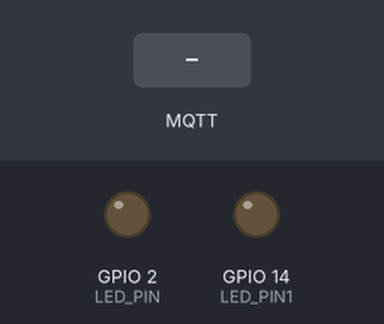
The sketch below on a simulated ESP32. On the bench: output pins drawn as LEDs (lit = HIGH). The inputs (shaded band) are chosen by the test bench. WiFi joins after 1.5 s; servers stay silent unless stated; no MQTT or app messages arrive unless stated; what the sketch prints to the serial monitor is not drawn.

Above: at 2.7 s.
2.8 s: MQTT message "on" arrives on the first subscribed topic
At 3.4 s:
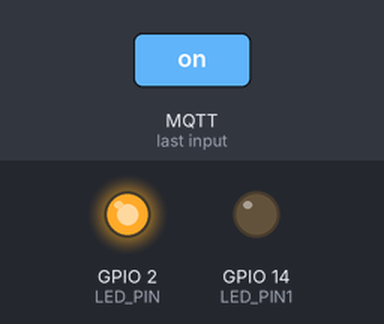
4.3 s: MQTT message "5" arrives on the first subscribed topic
At 5.5 s:
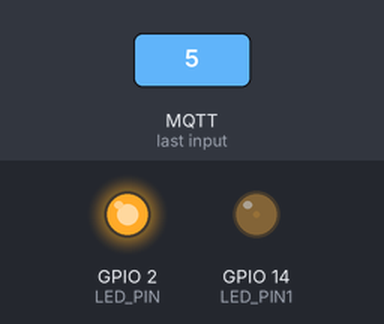
5.8 s: MQTT message "off" arrives on the first subscribed topic
At 6.8 s:
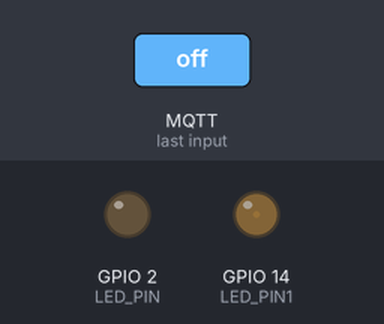
7.3 s: MQTT message "on" arrives on the second subscribed topic
At 8.0 s:
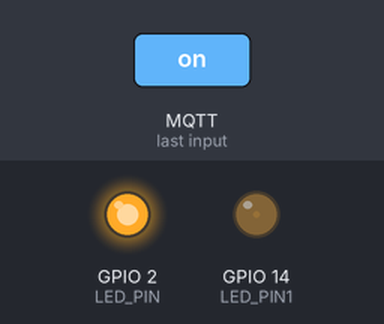
8.8 s: MQTT message "off" arrives on the second subscribed topic
At 9.1 s:
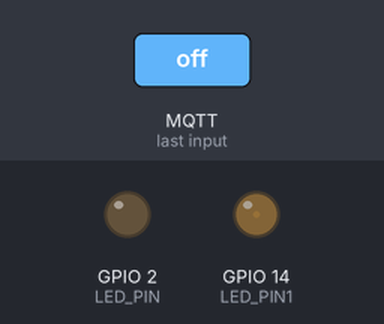
Timing chart, 0 to 11.3 s (numbered marks = the images above; inputs shaded):
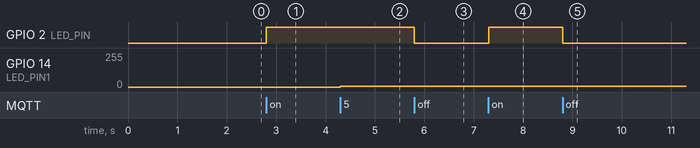

Measured:
- after the input at 2.8 s, GPIO 2 (LED_PIN): LOW → HIGH at once
- after the input at 4.3 s, GPIO 14 (LED_PIN1): 0/255 → 5/255 at once
- after the input at 5.8 s, GPIO 2 (LED_PIN): HIGH → LOW at once
- after the input at 7.3 s, GPIO 2 (LED_PIN): LOW → HIGH at once
- after the input at 8.8 s, GPIO 2 (LED_PIN): HIGH → LOW at once

The sketch:

esp32_contorl_led_with_MQTT_and_Node-Red_2.ino
```cpp
#include <WiFi.h>
#include <PubSubClient.h>

// Update these with values suitable for your network.
const char* ssid = "Idea";
const char* password = "12345678";

// Config MQTT Server
#define mqtt_server "192.168.43.54"
#define mqtt_port 1883
#define mqtt_user "TEST"
#define mqtt_password "12345"

#define LED_PIN 2
const int LED_PIN1 = 14;

WiFiClient espClient;
PubSubClient client(espClient);

//const int ledPin = 16;  // 16 corresponds to GPIO16

// setting PWM properties
const int freq = 5000;
const int ledChannel = 0;
const int resolution = 8;

void setup() {
  pinMode(LED_PIN, OUTPUT);
  pinMode(LED_PIN1, OUTPUT);


  ledcSetup(ledChannel, freq, resolution);

  // attach the channel to the GPIO to be controlled
  ledcAttachPin(LED_PIN1, ledChannel);


  Serial.begin(115200);
  delay(10);

  Serial.println();
  Serial.print("Connecting to ");
  Serial.println(ssid);

  WiFi.begin(ssid, password);

  while (WiFi.status() != WL_CONNECTED) {
    delay(500);
    Serial.print(".");
  }

  Serial.println("");
  Serial.println("WiFi connected");
  Serial.println("IP address: ");
  Serial.println(WiFi.localIP());

  client.setServer(mqtt_server, mqtt_port);
  client.setCallback(callback);
}

void loop() {
  if (!client.connected()) {
    Serial.print("Attempting MQTT connection...");
    if (client.connect("ESP8266Client", mqtt_user, mqtt_password)) {
      Serial.println("connected");
      client.subscribe("/ESP/LED");
      client.subscribe("/ESP/LED1");
    } else {
      Serial.print("failed, rc=");
      Serial.print(client.state());
      Serial.println(" try again in 5 seconds");
      delay(5000);
      return;
    }
  }
  client.loop();
}

boolean isNumeric(String str) {
    unsigned int stringLength = str.length();

    if (stringLength == 0) {
        return false;
    }

    boolean seenDecimal = false;

    for(unsigned int i = 0; i < stringLength; ++i) {
        if (isDigit(str.charAt(i))) {
            continue;
        }

        if (str.charAt(i) == '.') {
            if (seenDecimal) {
                return false;
            }
            seenDecimal = true;
            continue;
        }
        return false;
    }
    return true;
}


void callback(char* topic, byte* payload, unsigned int length) {
  Serial.print("Message arrived [");
  Serial.print(topic);
  Serial.print("] ");
  String msg = "";
  int i=0;
  while (i<length) msg += (char)payload[i++];
  if (msg == "GET") {
    client.publish("/ESP/LED", (digitalRead(LED_PIN) ? "LEDON" : "LEDOFF"));
    Serial.println("Send !");
    return;
  }
  if (msg == "on") {
    client.publish("/ESP/LED", "state-on");
    digitalWrite(LED_PIN, HIGH);
    Serial.println("Send on !");
    return;
  }
  if (msg == "off") {
    client.publish("/ESP/LED", "state-off");
    digitalWrite(LED_PIN, LOW);
    Serial.println("Send off !");
    return;
  }

//ledcWrite(ledChannel, dutyCycle);
Serial.println(topic);
  if (isNumeric(msg)  ) {
//  if (topic == "/ESP/LED1" ) {

//    client.publish("/ESP/LED", "state-off");
    ledcWrite(ledChannel, msg.toInt());
    Serial.println("LED = "+msg);
    return;
  }

  //digitalWrite(LED_PIN, (msg == "LEDON" ? HIGH : LOW));
 // Serial.println(msg);
}
```
